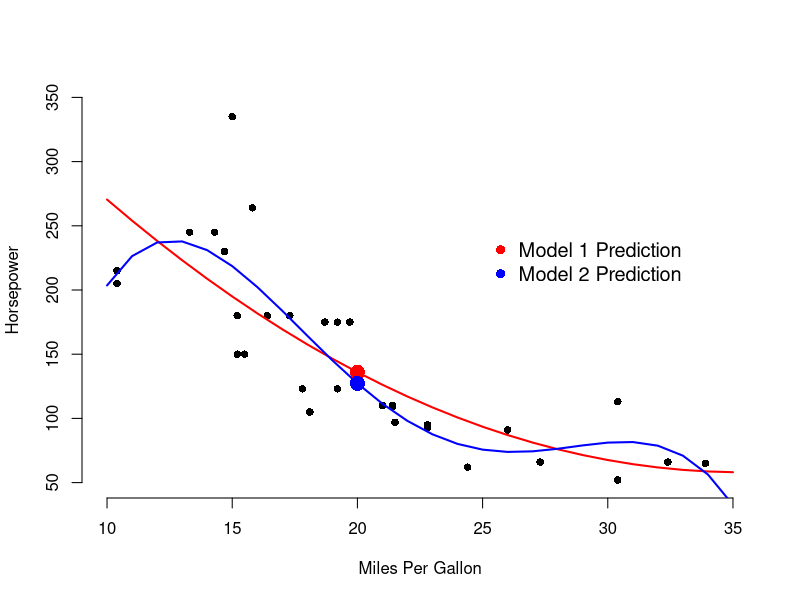

Write R code to recreate this figure.
## ---- chunk 1
model1 <- lm(hp ~ mpg + poly(mpg,2), data = mtcars)
model2 <- lm(hp ~ poly(mpg,4), data = mtcars)
## ---- chunk 2
mpgInput <- 20
model1pred <- predict(model1, newdata = data.frame(mpg = mpgInput))
model2pred <-predict(model2, newdata = data.frame(mpg = mpgInput))
## ---- chunk 3
plot(mtcars$mpg, mtcars$hp, xlab = "Miles Per Gallon", 
         ylab = "Horsepower", bty = "n", pch = 16,
         xlim = c(10, 35), ylim = c(50, 350))
model1lines <- predict(model1, newdata = data.frame(mpg = 10:35))
lines(10:35, model1lines, col = "red", lwd = 2)

model2lines <- predict(model2, newdata = data.frame(mpg = 10:35))
lines(10:35, model2lines, col = "blue", lwd = 2)

legend(25, 250, c("Model 1 Prediction", "Model 2 Prediction"), pch = 16, 
           col = c("red", "blue"), bty = "n", cex = 1.2)
points(mpgInput, model1pred, col = "red", pch = 16, cex = 2)
points(mpgInput, model2pred, col = "blue", pch = 16, cex = 2)
